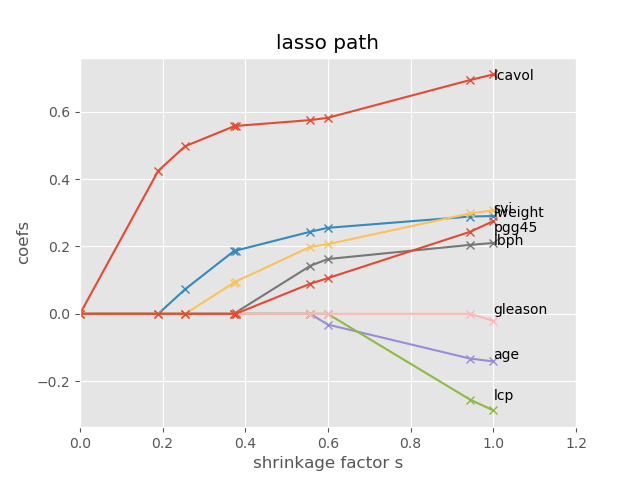

This chart was generated by the following Python code:
###esl第三章fig3.10
###lasso path
###使用lar算法求lasso path
###Date:2020/07/25
import pandas as pd
import matplotlib.pyplot as plt
import numpy as np
import seaborn as sns
from sklearn import preprocessing
from sklearn.model_selection import KFold
from sklearn.linear_model import Lasso

currentfolder='D:\\Program\\python\\esl\\Prostate\\'
xlsx = pd.ExcelFile(currentfolder+'ProstateData.xlsx')
totaldata=pd.read_excel(xlsx, sheet_name='Sheet1',header=0,index_col=0)

#train data
traindata=totaldata[totaldata.train=='T']
traindata=traindata.iloc[:,0:9]
txdata=traindata.iloc[:,0:8]
tydata=traindata.iloc[:,8]

Nlen=txdata.shape[0]
featurelen=txdata.shape[1]
fold=10#tenfold cv

#均值为0，方差为1
ss = preprocessing.StandardScaler()
x = ss.fit_transform(txdata)

#lasso path
y=tydata-np.mean(tydata)
#x为预测因子
#y为响应
activeset=[]
unactiveset=np.arange(0,featurelen)#和active set互补
cor=x.T.dot(y)
activeset.append(np.argmax(np.abs(cor)))
unactiveset=np.delete(unactiveset,np.array(activeset))
insetnum=1
betapath=np.zeros(shape=(featurelen,featurelen+1))#存放每步的系数
deltak=0
rk=y#残差
for k in range(1,featurelen+1):
    beta=betapath[:,k-1].copy()#不用copy会导致betapath被修改
    XAk=x[:,activeset]
    deltak = np.linalg.inv(XAk.T.dot(XAk)).dot(XAk.T).dot(rk)
    #存放每个候选因子的相关值
    cors=np.zeros(shape=(len(unactiveset),))
    # 存放每个候选因子对应的alpha
    alphas=np.zeros(shape=(len(unactiveset),))
    for j in range(0,len(unactiveset)):
        bi=unactiveset[j]
        ai=activeset[0]
        alpha=(x[:,bi].T.dot(rk)-x[:,ai].T.dot(rk))/(x[:,bi].T.dot(XAk).dot(deltak)-x[:,ai].T.dot(XAk).dot(deltak))
        if alpha<=0 or alpha>1:#alpha值只能在(0,1]之间
            alpha=(x[:,bi].T.dot(rk)+x[:,ai].T.dot(rk))/(x[:,bi].T.dot(XAk).dot(deltak)+x[:,ai].T.dot(XAk).dot(deltak))
        alphas[j]=alpha
        rkp1 =y-XAk.dot(beta[activeset])-np.asarray(alpha*XAk.dot(deltak).reshape((Nlen))) # r(k+1)
        cors[j]=np.abs(x[:,bi].T.dot(rkp1))
    if np.size(cors)!=0:
        addj=np.argmax(cors)
        rk=y-XAk.dot(beta[activeset])-np.asarray(alphas[addj]*XAk.dot(deltak).reshape((Nlen)))
        beta[activeset]=beta[activeset]+alphas[addj]*deltak
        betapath[:,k]=beta.copy()
        activeset.append(unactiveset[addj])
        unactiveset = np.delete(unactiveset, addj)
    else:#最后一个因子加入，alpha=1
        beta[activeset] = beta[activeset] + 1.0 * deltak
        betapath[:, k] = beta.copy()

#x轴
betasum=np.sum(np.abs(betapath),axis=0)
betasum=betasum/np.max(betasum)
#label
labels=txdata.columns.values

#绘图
plt.style.use('ggplot')
fig1, ax1 = plt.subplots()
lw=2
ax1.plot(betasum,betapath.T,'-x')
for i in range(0,featurelen):
    ax1.text(1,betapath[i,featurelen-1], labels[i])
ax1.set_xlabel('shrinkage factor s')
ax1.set_ylabel('coefs')
ax1.set_xlim((0, 1.2))
ax1.set_title('lasso path')
plt.show()
